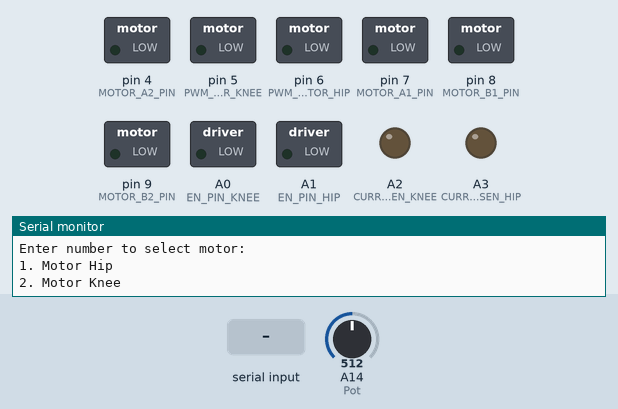
Bench run of a sketch on a simulated Arduino Mega 2560, built with avr-gcc and run on an emulated ATmega2560. On the bench: switched loads named in the sketch (green lamp = pin HIGH), output pins drawn as LEDs (lit = HIGH), the last lines printed to the serial monitor. The test bench sets the inputs (shaded band); at power-on: A14 (Pot) = 512.

Above: at 0.8 s.
0.9 s: "1" received over Serial
At 1.5 s:
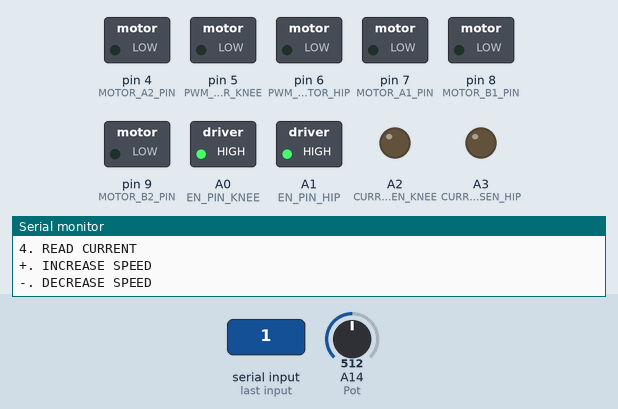
2.4 s: "2" received over Serial
At 2.41 s:
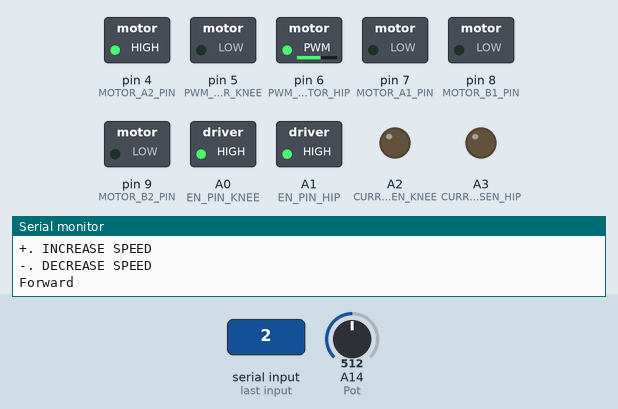
3.9 s: "3" received over Serial
At 3.91 s:
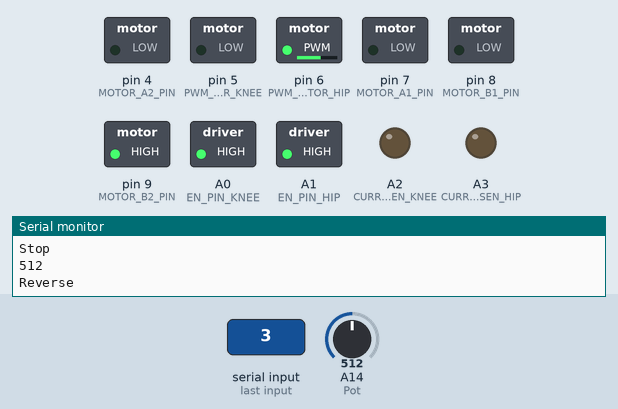
Timing chart, 0 to 6.9 s (numbered marks = the images above; inputs shaded):
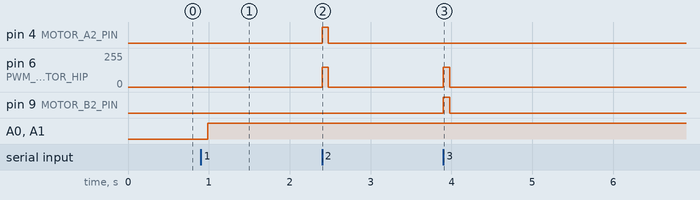

The sketch:

Test-Motors-Monster-Driver.ino
```cpp
#define BRAKE 0
#define CW    1
#define CCW   2
#define CS_THRESHOLD 15   // Definition of safety current (Check: "1.3 Monster Shield Example").

//MOTOR 1
#define MOTOR_A1_PIN 7
#define MOTOR_B1_PIN 8

//MOTOR 2
#define MOTOR_A2_PIN 4
#define MOTOR_B2_PIN 9

#define PWM_MOTOR_KNEE 5
#define PWM_MOTOR_HIP 6

#define CURRENT_SEN_KNEE A2
#define CURRENT_SEN_HIP A3

#define EN_PIN_KNEE A0
#define EN_PIN_HIP A1

#define MOTOR_KNEE 0 //Knee
#define MOTOR_HIP 1 //Hip

short usSpeed = 150;  //default motor speed
unsigned short usMotor_Status = BRAKE;
char select_motor;
uint8_t motor = 0;
int serial = 0;

void setup()
{

  //
    pinMode(A14, INPUT); //Pot
  //
  pinMode(MOTOR_A1_PIN, OUTPUT);
  pinMode(MOTOR_B1_PIN, OUTPUT);

  pinMode(MOTOR_A2_PIN, OUTPUT);
  pinMode(MOTOR_B2_PIN, OUTPUT);

  pinMode(PWM_MOTOR_KNEE, OUTPUT);
  pinMode(PWM_MOTOR_HIP, OUTPUT);

  pinMode(CURRENT_SEN_KNEE, OUTPUT);
  pinMode(CURRENT_SEN_HIP, OUTPUT);

  pinMode(EN_PIN_KNEE, OUTPUT);
  pinMode(EN_PIN_HIP, OUTPUT);

  Serial.begin(9600);
  Serial.println("Motor control");
  Serial.println(); //Print function list for user selection
  Serial.println("Enter number to select motor:");
  Serial.println("1. Motor Hip");
  Serial.println("2. Motor Knee");

  while(serial == 0){
    serial = Serial.available();
  }
    select_motor = Serial.read();
    if(select_motor == '1'){
      motor = MOTOR_HIP; //Motor Hip
      Serial.println("Motor hip selected");
    }
    else if(select_motor == '2'){
      motor = MOTOR_KNEE; //Motor Knee
      Serial.println("Motor knee selected");
    }
    else{
      Serial.println("Invalid option entered for motor selection.");
    }


  Serial.println("Enter number for control option:");
  Serial.println("1. STOP");
  Serial.println("2. FORWARD");
  Serial.println("3. REVERSE");
  Serial.println("4. READ CURRENT");
  Serial.println("+. INCREASE SPEED");
  Serial.println("-. DECREASE SPEED");
  Serial.println();
}

void loop()
{
  char user_input;
  digitalWrite(EN_PIN_KNEE, HIGH); //Enable MOTOR KNEE
  digitalWrite(EN_PIN_HIP, HIGH); //Enable MOTOR HIP

    while(Serial.available()){
      user_input = Serial.read(); //Read user input
      if (user_input =='1')
      {
         Stop(motor);
      }
      else if(user_input =='2')

      {
        Forward(motor);
        delay(75);
        Stop(motor);
        Serial.println(analogRead(A14));
        delay(500);
      }
      else if(user_input =='3')
      {
        Reverse(motor);
        delay(75);
        Stop(motor);
        Serial.println(analogRead(A14));
        delay(500);
      }
      else if(user_input =='+')
      {
        IncreaseSpeed();
      }
      else if(user_input =='-')
      {
        DecreaseSpeed();
      }
      else
      {
        Serial.println("Invalid option entered.");
      }
    }
}

void Stop(int motor)
{
  Serial.println("Stop");
  usMotor_Status = BRAKE;
  motorGo(motor, usMotor_Status, 0);
}

void Forward(int motor)
{
  Serial.println("Forward");
  usMotor_Status = CCW;
  motorGo(motor, usMotor_Status, usSpeed);
}

void Reverse(int motor)
{
  Serial.println("Reverse");
  usMotor_Status = CW;
  motorGo(motor, usMotor_Status, usSpeed);
}

void IncreaseSpeed()
{
  usSpeed = usSpeed + 10;
  if(usSpeed > 255)
  {
    usSpeed = 255;
  }

  Serial.print("Speed +: ");
  Serial.println(usSpeed);
}

void DecreaseSpeed()
{
  usSpeed = usSpeed - 10;
  if(usSpeed < 0)
  {
    usSpeed = 0;
  }

  Serial.print("Speed -: ");
  Serial.println(usSpeed);
}

void motorGo(uint8_t motor, uint8_t direct, uint8_t pwm)         //Function that controls the variables: motor(0 or 1), direction (cw or ccw) and pwm (0 - 255);
{
  if(motor == MOTOR_KNEE)
  {
    if(direct == CW)
    {
      digitalWrite(MOTOR_A1_PIN, LOW);
      digitalWrite(MOTOR_B1_PIN, HIGH);
    }
    else if(direct == CCW)
    {
      digitalWrite(MOTOR_A1_PIN, HIGH);
      digitalWrite(MOTOR_B1_PIN, LOW);
    }
    else
    {
      digitalWrite(MOTOR_A1_PIN, LOW);
      digitalWrite(MOTOR_B1_PIN, LOW);
    }

    analogWrite(PWM_MOTOR_KNEE, pwm);
  }
  else if(motor == MOTOR_HIP)
  {
    if(direct == CW)
    {
      digitalWrite(MOTOR_A2_PIN, LOW);
      digitalWrite(MOTOR_B2_PIN, HIGH);
    }
    else if(direct == CCW)
    {
      digitalWrite(MOTOR_A2_PIN, HIGH);
      digitalWrite(MOTOR_B2_PIN, LOW);
    }
    else
    {
      digitalWrite(MOTOR_A2_PIN, LOW);
      digitalWrite(MOTOR_B2_PIN, LOW);
    }

    analogWrite(PWM_MOTOR_HIP, pwm);
  }
}
```

Measured:
- after the input at 0.9 s, A0 (EN_PIN_KNEE), A1 (EN_PIN_HIP): LOW → HIGH after 0.08 s
- after the input at 2.4 s, pin 4 (MOTOR_A2_PIN): LOW → HIGH at once, → LOW 0.08 s later; pin 6 (PWM_MOTOR_HIP): 0/255 → 150/255 at once, → 0/255 0.08 s later
- after the input at 3.9 s, pin 6 (PWM_MOTOR_HIP): 0/255 → 150/255 at once, → 0/255 0.08 s later; pin 9 (MOTOR_B2_PIN): LOW → HIGH at once, → LOW 0.08 s later
